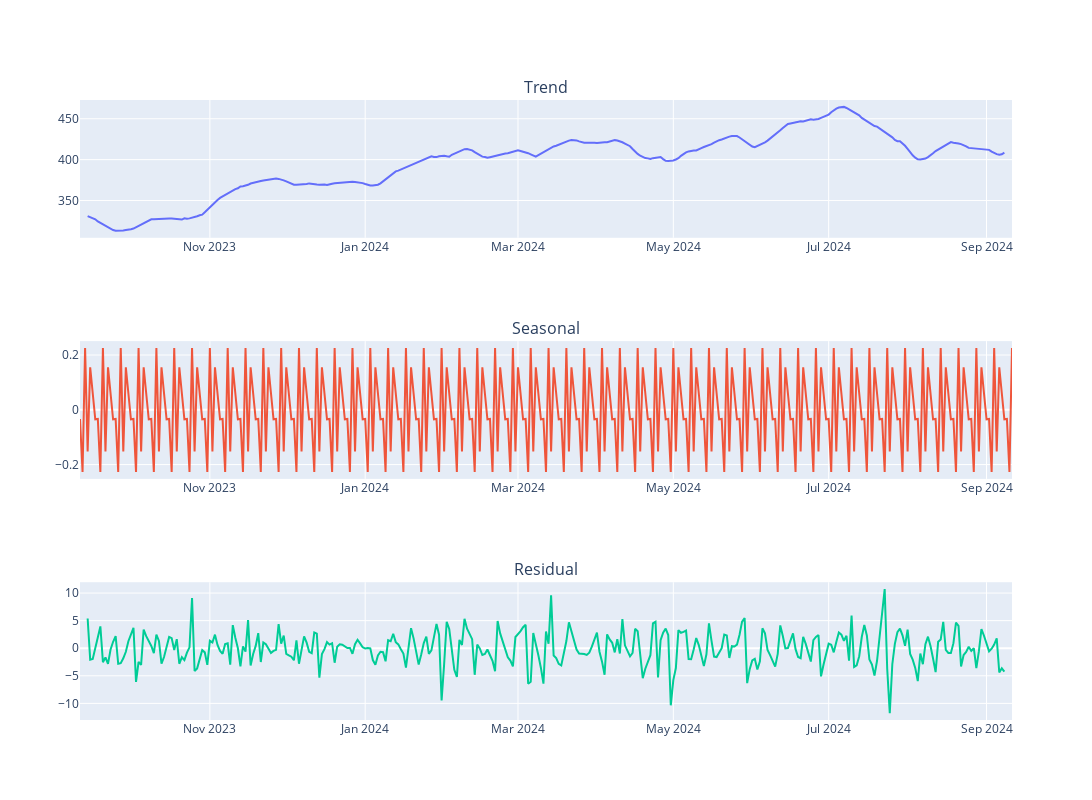

Here is the notebook cell this chart was saved with:
### Code cell
plt_ts_comp(msft_decomp_r_df)

### Figure 1 — Plotly figure (JSON) as saved in the notebook; plotly's stock layout.template omitted (floating-point values rounded to 4 significant figures; data arrays with more than 128 entries replaced by an {"elided": "..."} marker saying what was removed)
{"data": [{"type": "scatter", "x": {"elided": "367 str values"}, "xaxis": "x", "y": {"elided": "367 float values"}, "yaxis": "y"}, {"type": "scatter", "x": {"elided": "367 str values"}, "xaxis": "x2", "y": {"elided": "367 float values"}, "yaxis": "y2"}, {"type": "scatter", "x": {"elided": "367 str values"}, "xaxis": "x3", "y": {"elided": "367 float values"}, "yaxis": "y3"}], "layout": {"annotations": [{"font": {"size": 16}, "showarrow": false, "text": "Trend", "x": 0.5, "xanchor": "center", "xref": "paper", "y": 1, "yanchor": "bottom", "yref": "paper"}, {"font": {"size": 16}, "showarrow": false, "text": "Seasonal", "x": 0.5, "xanchor": "center", "xref": "paper", "y": 0.6111, "yanchor": "bottom", "yref": "paper"}, {"font": {"size": 16}, "showarrow": false, "text": "Residual", "x": 0.5, "xanchor": "center", "xref": "paper", "y": 0.2222, "yanchor": "bottom", "yref": "paper"}], "height": 800, "showlegend": false, "width": 1200, "xaxis": {"anchor": "y", "domain": [0, 1]}, "xaxis2": {"anchor": "y2", "domain": [0, 1]}, "xaxis3": {"anchor": "y3", "domain": [0, 1]}, "yaxis": {"anchor": "x", "domain": [0.7778, 1]}, "yaxis2": {"anchor": "x2", "domain": [0.3889, 0.6111]}, "yaxis3": {"anchor": "x3", "domain": [0, 0.2222]}}}
